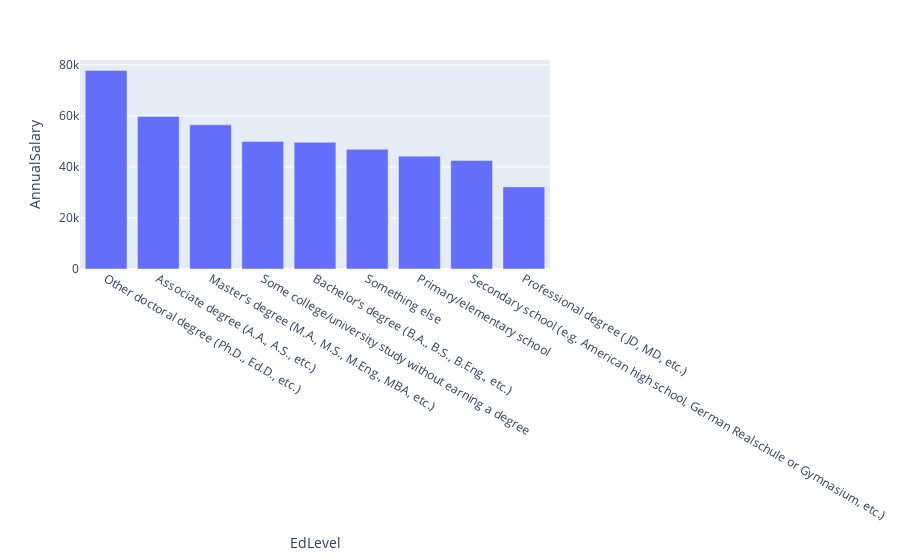

Notebook cell for this chart:
### Markdown cell above
### Highest educational levels paid

### Code cell
df1= df.groupby('EdLevel').mean()['AnnualSalary'].sort_values(ascending = False).reset_index()#.plot(kind = 'bar')
fig = px.bar(df1, x='EdLevel',y='AnnualSalary')
fig.show()

### Figure 1 — Plotly figure (JSON) as saved in the notebook; plotly's stock layout.template omitted (floating-point values rounded to 4 significant figures)
{"data": [{"alignmentgroup": "True", "hovertemplate": "EdLevel=%{x}<br>AnnualSalary=%{y}<extra></extra>", "legendgroup": "", "marker": {"color": "#636efa", "pattern": {"shape": ""}}, "name": "", "offsetgroup": "", "orientation": "v", "showlegend": false, "textposition": "auto", "type": "bar", "x": ["Other doctoral degree (Ph.D., Ed.D., etc.)", "Associate degree (A.A., A.S., etc.)", "Master’s degree (M.A., M.S., M.Eng., MBA, etc.)", "Some college/university study without earning a degree", "Bachelor’s degree (B.A., B.S., B.Eng., etc.)", "Something else", "Primary/elementary school", "Secondary school (e.g. American high school, German Realschule or Gymnasium, etc.)", "Professional degree (JD, MD, etc.)"], "xaxis": "x", "y": [77780.0, 59760.0, 56470.0, 49990.0, 49620.0, 46890.0, 44200.0, 42510.0, 32160.0], "yaxis": "y"}], "layout": {"barmode": "relative", "legend": {"tracegroupgap": 0}, "margin": {"t": 60}, "xaxis": {"anchor": "y", "domain": [0, 1], "title": {"text": "EdLevel"}}, "yaxis": {"anchor": "x", "domain": [0, 1], "title": {"text": "AnnualSalary"}}}}
